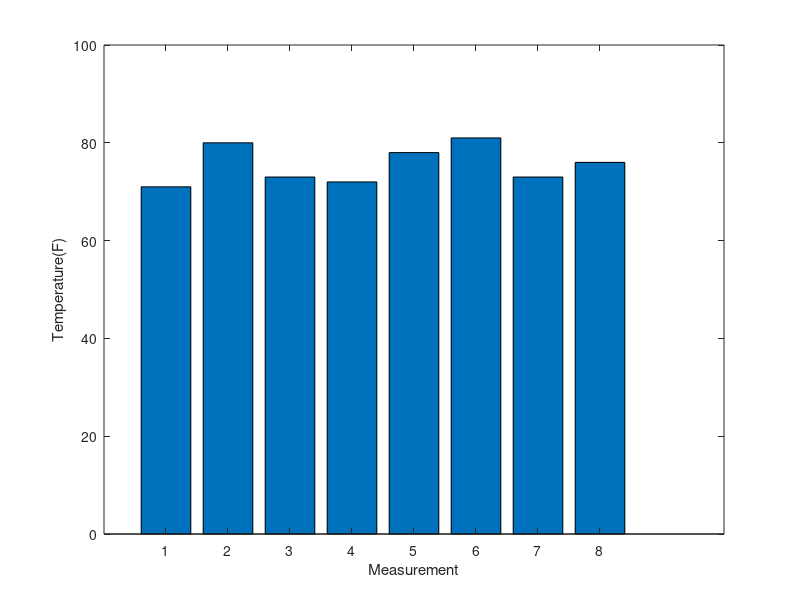

MATLAB code to generate this figure:
temperatures = [71, 80, 73, 72, 78, 81, 73, 76];

bar(temperatures);
xlabel('Measurement');
ylabel('Temperature(F)');
%grid on